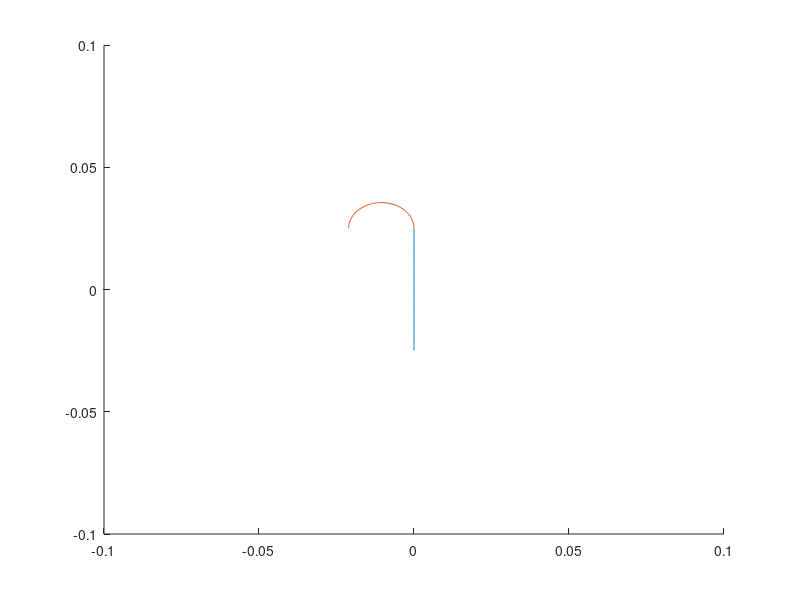

This chart was generated by the following MATLAB code: (Note: this script raises an error after producing the figure.)
% Hello World
clear
clc

% Costanti

% Carica del p+
q = 1.602e-19;
% Massa del p+
m = 1.67e-27;

% Parameteri

% Dimensione del gap
gap = 0.05;
% Tensione applicata nel gap
V = 12e3; %V
% Campo magnetico nei settori
B = 1.5;

% Energia da raggiungere
E_trg_MeV = 18; %MeV
E_trg = E_trg_MeV*(1.6e-13); %MeV --> J

% Accelerazione nel gap
a = (q*V)/(m*gap);

% Inizializzazione delle variabili necessarie
x=0;
y=0;
v=0;
R=0;
E=0;
omega=0;
T=0;
ii=0;

% Step per plotting (maggiore --> più  preciso)
n_plot = 100;

%% Ciclo di Calcolo

% Ciclo while, continua fino al SUPERAMENTO dell'energia di target (18MeV)
% NOTA: energia è calcolata in J

figure(1)

while ii<50

% Nuova velocità
%moto uniformemente accelerato
new_t_gap = (-v(end) + sqrt(v(end)^2 + 4*0.5*a*gap))/a;
new_v = a*new_t_gap + v(end);
v = [v, new_v];

% Nuovo raggio, calcolato dalla forza di Lorentz
new_R = (m*new_v)/(q*B);
R = [R, new_R];

% Nuovo valore di Energia raggiunta
new_E = 0.5*m*new_v^2;
E = [E, new_E];

% Omega
new_omega = new_v/new_R;
omega = [omega, new_omega];

% Tempo di attraversamento del semicerchio
new_t_dee = pi/(new_omega);
% Tempo di attraversamento del gap
%new_t_gap = gap/new_v;
% Salvo la somma dei due
T = [T new_t_dee+new_t_gap];

% Calcolo centro della traiettoria semicircolare
new_x = x(end) - (-R(end-1) + R(end))*(-1)^ii;
x = [x new_x];
% Plot della traiettoria nel gap: moto rettilineo
y_plot_g = linspace(-gap/2,gap/2,n_plot);

if (-1)^ii == 1
x_plot_g = ones(length(y_plot_g))*x(end-1)  + R(end-1);
else
x_plot_g = ones(length(y_plot_g))*x(end-1) - R(end-1);
end

%plot(x_plot_g(1,:), y_plot_g);

hold on

% Plot della traiettoria nei settori: moto circolare
t_plot = linspace(0,new_t_dee, n_plot);
% Trovo i punti con coords cilindriche
x_plot = (new_R*cos(new_omega*t_plot)) + new_x;
y_plot = (new_R*sin(new_omega*t_plot) + gap/2)*(-1)^ii;
% Plot

if (-1)^ii == 1
    %comet(x_plot,y_plot);
    %plot(x_plot,y_plot);

else
    x_plot = x_plot(:,end:-1:1);
    %comet(x_plot,y_plot);
    %plot(x_plot,y_plot);

end

figure(1)
filename = 'mygif.gif';
      plot(x_plot_g(1,:), y_plot_g);
      hold on
      plot(x_plot,y_plot);
      axis([-0.1 0.1 -0.1 0.1]) ;
      drawnow
      frame = getframe(1);
      im = frame2im(frame);
      [imind,cm] = rgb2ind(im,256);
      if ii == 0
          imwrite(imind,cm,filename,'gif','DelayTime',0.1, 'Loopcount',inf);
      else
          imwrite(imind,cm,filename,'gif','DelayTime',0.1, 'WriteMode','append');
      end


% Incremento contatore
ii = ii + 1;

end

% Tempo di permanenza totale nel ciclotrone
T_tot = sum(T);
% Converto Energia anche in MeV
E_MeV = E./(1.6e-13);

%% Vari Plots

%% Andamento Energia nel tempo
figure(2)
t = linspace(0,T_tot,length(E));
plot(t,E_MeV);
grid on
title 'Energia(t)'
hold on
plot(t, E_trg_MeV*ones(length(t)), LineWidth=2);
xlabel 't [s]'
ylabel 'E [MeV]'
legend 'Energia' '18MeV';

%% Andamento Velocità nel tempo
figure(3)
t = linspace(0,T_tot,length(v));
plot(t,v);
grid on
title 'Velocità(t)'
xlabel 't [s]'
ylabel 'v [m/s]'

%% Andamento Raggio nel tempo
figure(4)
t = linspace(0,T_tot,length(R));
plot(t,R);
grid on
title 'Raggio(t)'
xlabel 't [s]'
ylabel 'r [m]'

%% Andamento Omega nel tempo
% Atteso costante
figure(5)
t = linspace(0,T_tot,length(omega)-1);
plot(t,omega(:,2:end));
grid on
title 'Omega(t)'
xlabel 't [s]'
ylabel 'omega [rad/s]'

%% MMM
figure(6)
tempo_di_permanenza = strcat('Tempo di permanenza per p+ =', {' '}, num2str(T_tot));
text(0.5,0.5,tempo_di_permanenza,"HorizontalAlignment","center");





















